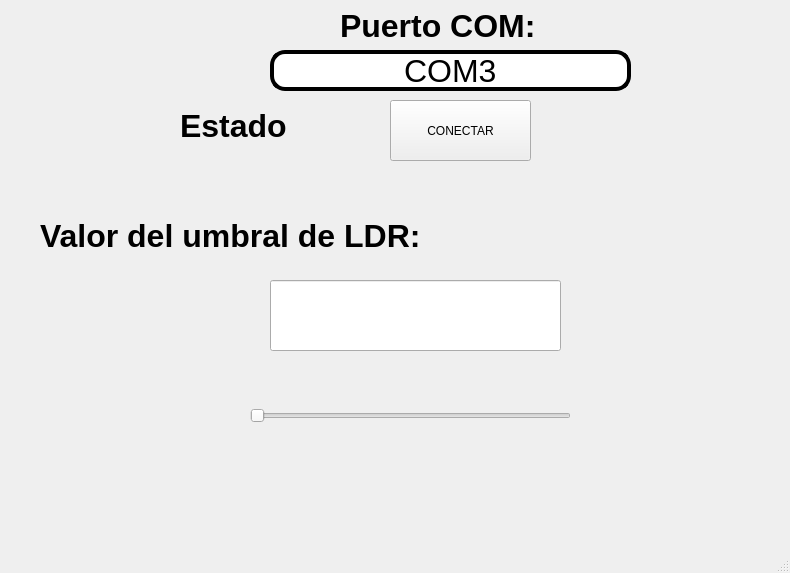
<?xml version="1.0" encoding="UTF-8"?>
<ui version="4.0">
 <class>MainWindow</class>
 <widget class="QMainWindow" name="MainWindow">
  <property name="geometry">
   <rect>
    <x>0</x>
    <y>0</y>
    <width>790</width>
    <height>573</height>
   </rect>
  </property>
  <property name="windowTitle">
   <string>MainWindow</string>
  </property>
  <widget class="QWidget" name="centralwidget">
   <widget class="QLabel" name="label_5">
    <property name="geometry">
     <rect>
      <x>340</x>
      <y>10</y>
      <width>231</width>
      <height>31</height>
     </rect>
    </property>
    <property name="font">
     <font>
      <pointsize>24</pointsize>
      <weight>75</weight>
      <bold>true</bold>
     </font>
    </property>
    <property name="text">
     <string>Puerto COM:</string>
    </property>
   </widget>
   <widget class="QLineEdit" name="txt_com">
    <property name="geometry">
     <rect>
      <x>270</x>
      <y>50</y>
      <width>361</width>
      <height>41</height>
     </rect>
    </property>
    <property name="font">
     <font>
      <pointsize>24</pointsize>
     </font>
    </property>
    <property name="styleSheet">
     <string notr="true">border: 4px solid black;
border-radius: 15px;</string>
    </property>
    <property name="text">
     <string>COM3</string>
    </property>
    <property name="alignment">
     <set>Qt::AlignCenter</set>
    </property>
   </widget>
   <widget class="QLabel" name="label_2">
    <property name="geometry">
     <rect>
      <x>10</x>
      <y>10</y>
      <width>211</width>
      <height>81</height>
     </rect>
    </property>
    <property name="text">
     <string/>
    </property>
    <property name="pixmap">
     <pixmap resource="Archivos/Recursos.qrc">:/Logos/log_uat_nuevo.png</pixmap>
    </property>
    <property name="scaledContents">
     <bool>true</bool>
    </property>
   </widget>
   <widget class="QLabel" name="label_3">
    <property name="geometry">
     <rect>
      <x>680</x>
      <y>10</y>
      <width>91</width>
      <height>81</height>
     </rect>
    </property>
    <property name="text">
     <string/>
    </property>
    <property name="pixmap">
     <pixmap resource="Archivos/Recursos.qrc">:/Logos/logo fit.png</pixmap>
    </property>
    <property name="scaledContents">
     <bool>true</bool>
    </property>
   </widget>
   <widget class="QPushButton" name="btn_accion">
    <property name="geometry">
     <rect>
      <x>390</x>
      <y>100</y>
      <width>141</width>
      <height>61</height>
     </rect>
    </property>
    <property name="text">
     <string>CONECTAR</string>
    </property>
   </widget>
   <widget class="QLabel" name="txt_estado">
    <property name="geometry">
     <rect>
      <x>180</x>
      <y>110</y>
      <width>201</width>
      <height>31</height>
     </rect>
    </property>
    <property name="font">
     <font>
      <pointsize>24</pointsize>
      <weight>75</weight>
      <bold>true</bold>
     </font>
    </property>
    <property name="text">
     <string>Estado</string>
    </property>
   </widget>
   <widget class="QSlider" name="horizontalSlider">
    <property name="geometry">
     <rect>
      <x>250</x>
      <y>380</y>
      <width>321</width>
      <height>71</height>
     </rect>
    </property>
    <property name="orientation">
     <enum>Qt::Horizontal</enum>
    </property>
   </widget>
   <widget class="QLineEdit" name="txt_valor">
    <property name="geometry">
     <rect>
      <x>270</x>
      <y>280</y>
      <width>291</width>
      <height>71</height>
     </rect>
    </property>
   </widget>
   <widget class="QLabel" name="txt_estado_2">
    <property name="geometry">
     <rect>
      <x>40</x>
      <y>210</y>
      <width>471</width>
      <height>51</height>
     </rect>
    </property>
    <property name="font">
     <font>
      <pointsize>24</pointsize>
      <weight>75</weight>
      <bold>true</bold>
     </font>
    </property>
    <property name="text">
     <string>Valor del umbral de LDR:</string>
    </property>
   </widget>
  </widget>
  <widget class="QMenuBar" name="menubar">
   <property name="geometry">
    <rect>
     <x>0</x>
     <y>0</y>
     <width>790</width>
     <height>21</height>
    </rect>
   </property>
  </widget>
  <widget class="QStatusBar" name="statusbar"/>
 </widget>
 <resources>
  <include location="Archivos/Recursos.qrc"/>
  <include location="../Archivos/Recursos.qrc"/>
 </resources>
 <connections/>
</ui>
